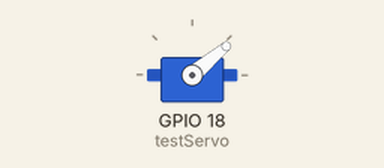
The sketch below on a simulated ESP32. Shown: servo.

Above: at 0.05 s.
At 3.95 s:
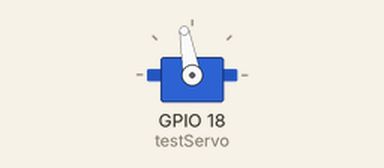
Timing chart, 0 to 7.8 s (numbered marks = the images above):
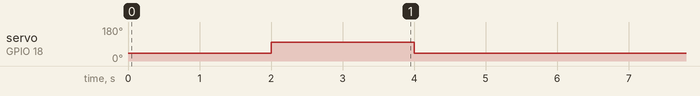

The sketch:

testingCode.ino
```cpp
#include <ESP32Servo.h>

Servo testServo;

void setup() {
  testServo.attach(18);
}

void loop() {
  testServo.write(40);
  delay(2000);

  testServo.write(100);
  delay(2000);

  testServo.write(40);
  delay(2000);
}
```

Measured:
- by itself, servo on GPIO 18 (testServo): alternates 100° for 2.0 s and 40° for 4.0 s
